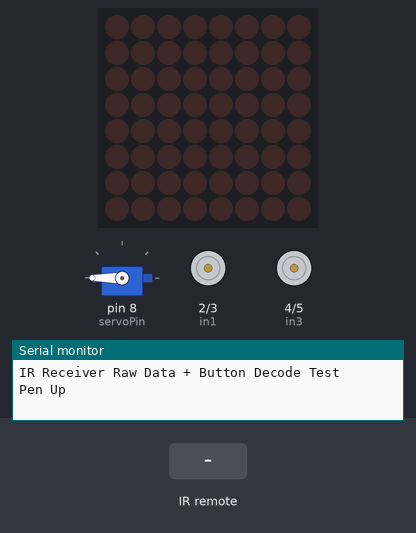
Simulated run of this sketch. Board: Arduino Uno, built with avr-gcc and run on an emulated ATmega328P. Shown: servo, 8×8 LED matrix, motor-driver pin pairs drawn as motors (green arrow = first pin HIGH = forward, orange = second pin HIGH = backward, longer = more drive, scaled by the enable pin), the last lines printed to the serial monitor. Inputs (shaded band) come from the test bench.

Above: at 1.2 s.
1.3 s: infrared code 0xFF629D received
At 3.1 s:
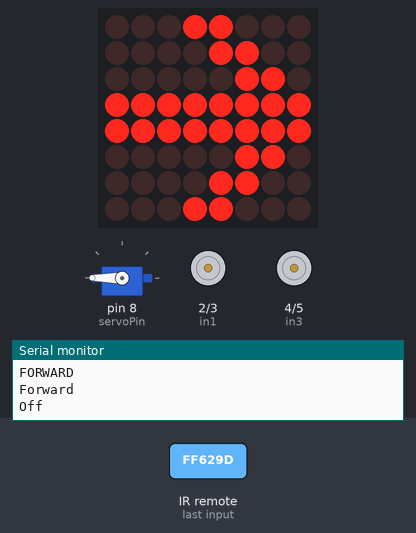
3.4 s: infrared code 0xFFA857 received
At 5.0 s:
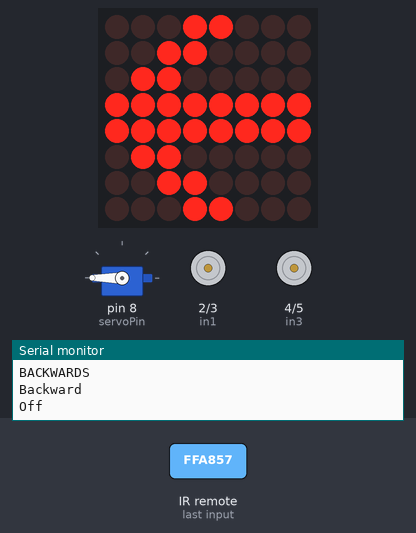
5.5 s: infrared code 0xFFC23D received
At 7.1 s:
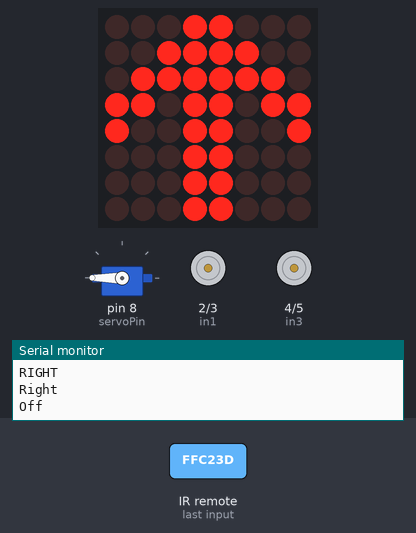
7.4 s: infrared code 0xFF22DD received
At 8.3 s:
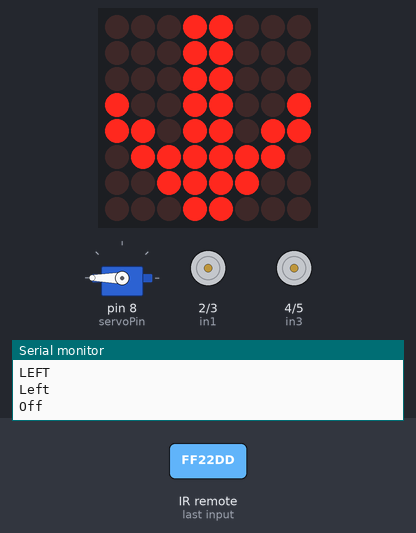
9.3 s: infrared code 0xFF02FD received
At 10.5 s:
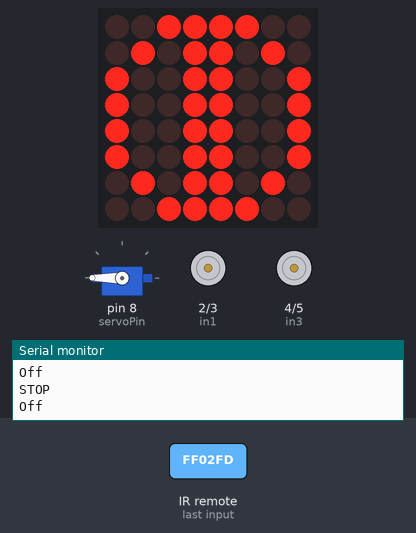
10.8 s: infrared code 0xFFE01F received
At 11.9 s:
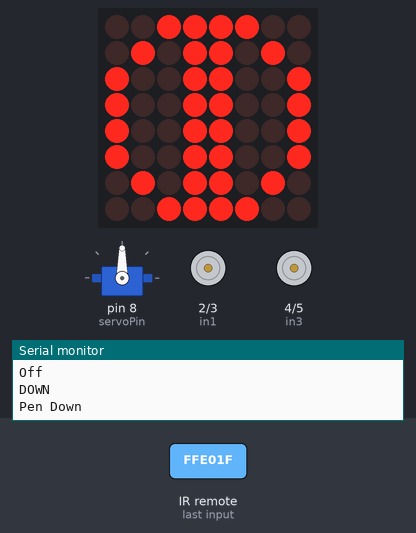
Timing chart, 0 to 13.3 s (numbered marks = the images above; inputs shaded):
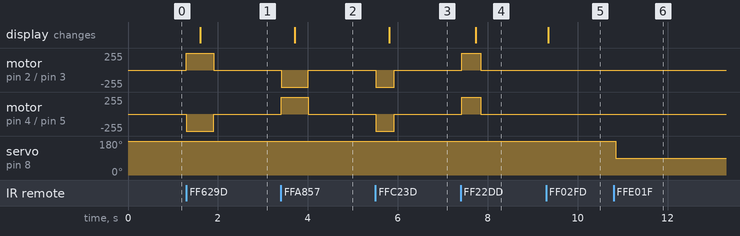

Measured:
- after the input at 1.3 s, motor on pin 2 (in1) / pin 3 (in2): stopped → forward 255/255 at once, → stopped 0.60 s later; motor on pin 4 (in3) / pin 5 (in4): stopped → backward 255/255 at once, → stopped 0.60 s later; the display: changes after 0.30 s (image 1)
- after the input at 3.4 s, motor on pin 2 (in1) / pin 3 (in2): stopped → backward 255/255 at once, → stopped 0.60 s later; motor on pin 4 (in3) / pin 5 (in4): stopped → forward 255/255 at once, → stopped 0.60 s later; the display: changes after 0.30 s (image 2)
- after the input at 5.5 s, motor on pin 2 (in1) / pin 3 (in2), motor on pin 4 (in3) / pin 5 (in4): stopped → backward 255/255 at once, → stopped 0.42 s later; the display: changes after 0.31 s (image 3)
- after the input at 7.4 s, motor on pin 2 (in1) / pin 3 (in2), motor on pin 4 (in3) / pin 5 (in4): stopped → forward 255/255 at once, → stopped 0.42 s later; the display: changes after 0.33 s (image 4)
- after the input at 9.3 s, the display: changes after 0.05 s (image 5)
- after the input at 10.8 s, servo on pin 8 (servoPin): 180° → 90° after 0.05 s

The sketch:

Try_receiver.ino
```cpp
#include <IRremote.h>
#include <LedControlMS.h>
#include <Servo.h>  // servo library


int receiver = 13;
int servoPin = 8;
LedControl lc=LedControl(12,10,9,1);
Servo servo;  // servo control object

//shapes display
byte squareShape[8] = {B11111111,B10000001,B10000001,B10000001,B10000001,B10000001,B10000001,B11111111};
byte circleShape[8] = {B00111100,B01000010,B10000001,B10000001,B10000001,B10000001,B01000010,B00111100};
byte zigzagShape[8] = {B01111110,B00000010,B01111110,B01000000,B01111110,B00000010,B00011110,B00010000};
byte forwardShape[8] = {B00011000,B00001100,B00000110,B11111111,B11111111,B00000110,B00001100,B00011000};
byte backwardShape[8] = {B00011000,B00110000,B01100000,B11111111,B11111111,B01100000,B00110000,B00011000};
byte rightShape[8] = {B00011000,B00111100,B01111110,B11011011,B10011001,B00011000,B00011000,B00011000};
byte leftShape[8] = {B00011000,B00011000,B00011000,B10011001,B11011011,B01111110,B00111100,B00011000};
byte stopShape[8] = {B00111100,B01011010,B10011001,B10011001,B10011001,B10011001,B01011010,B00111100};

//IReceiver
IRrecv irrecv(receiver);           // create instance of 'irrecv'
decode_results results;            // create instance of 'decode_results'

//Motors
// motor one
int enA = 11;
int in1 = 2;
int in2 = 3;
// motor two
int enB = 6;
int in3 = 4;
int in4 = 5;
int speed = 255;
int defaultDuration = 300;

void setup() {
  Serial.begin(9600);
  Serial.println("IR Receiver Raw Data + Button Decode Test");
  irrecv.enableIRIn(); // Start the receiver

  lc.shutdown(0,false);
  /* Set the brightness to a medium values */
  lc.setIntensity(0,8);
  /* and clear the display */
  lc.clearDisplay(0);

  // set all the motor control pins to outputs
  pinMode(enA, OUTPUT);
  pinMode(enB, OUTPUT);
  pinMode(in1, OUTPUT);
  pinMode(in2, OUTPUT);
  pinMode(in3, OUTPUT);
  pinMode(in4, OUTPUT);

  servo.attach(servoPin);

  penUp();
}

//IReceiver
void translateIR() // takes action based on IR code received
// describing Car MP3 IR codes
{

  switch(results.value)

  {

  case 0xFF629D:
    Serial.println("FORWARD");
    forward(defaultDuration);
    displayForward();
    delay(300);
    sstop(1000);
    break;

  case 0xFFA857:
    Serial.println("BACKWARDS");
    backward(defaultDuration);
    displayBackward();
    delay(300);
    sstop(1000);
    break;

  case 0xFFC23D:
    Serial.println("RIGHT");
    right(defaultDuration);
    displayRight();
    delay(120);
    sstop(1000);
    break;

  case 0xFF22DD:
    Serial.println("LEFT");
    left(defaultDuration);
    displayLeft();
    delay(120);
    sstop(1000);
    break;

  case 0xFF02FD:
    Serial.println("STOP");
    displayStop();
    sstop(1000);
    break;

  case 0xFF906F:
    Serial.println("UP");
    penUp();
    break;

  case 0xFFE01F:
    Serial.println("DOWN");
    penDown();
    break;

  case 0xFFA25D:
    Serial.println(" CH-            ");
    break;

  case 0xFFE21D:
    Serial.println(" CH+            ");
    break;

  case 0xFF6897:
    Serial.println(" 0              ");
    break;

  case 0xFF9867:
    Serial.println(" 100+           ");
    break;

  case 0xFFB04F:
    Serial.println(" 200+           ");
    break;

  case 0xFF30CF:
    Serial.println("1");
    displaySquare();
    drawSquare();
    sstop(1000);
    break;

  case 0xFF18E7:
    Serial.println("2");
    displayCircle();
    drawCircle();
    sstop(1000);
    break;

  case 0xFF7A85:
    Serial.println("3");
    displayZigzag();
    drawZigzag();
    sstop(1000);
    break;

  case 0xFF10EF:
    Serial.println("4");
    displayCircle();
    drawBackwardCircle();
    sstop(1000);
    break;

  case 0xFF38C7:
    Serial.println(" 5              ");
    break;

  case 0xFF5AA5:
    Serial.println(" 6              ");
    break;

  case 0xFF42BD:
    Serial.println(" 7              ");
    break;

  case 0xFF4AB5:
    Serial.println(" 8              ");
    break;

  case 0xFF52AD:
    Serial.println(" 9              ");
    break;

  default:
    Serial.println(" other button   ");

  }

  delay(500);
}

//Movement
void set_speed(int pin, int speed)
{
  //if(pin == enA)
  //  analogWrite(pin, 200);
  //else
    digitalWrite(pin, HIGH);
}

void forward(int duration)
{
  Serial.println("Forward");
  digitalWrite(in1, HIGH);
  digitalWrite(in2, LOW);
  set_speed(enA, speed);
  digitalWrite(in3, LOW);
  digitalWrite(in4, HIGH);
  set_speed(enB, speed);
  delay(duration);
}

void backward(int duration)
{
  Serial.println("Backward");
  digitalWrite(in1, LOW);
  digitalWrite(in2, HIGH);
  set_speed(enA, speed);
  digitalWrite(in3, HIGH);
  digitalWrite(in4, LOW);
  set_speed(enB, speed);
  delay(duration);
}

void right(int duration)
{
  Serial.println("Right");
  digitalWrite(in1, LOW);
  digitalWrite(in2, HIGH);
  set_speed(enA, speed);
  digitalWrite(in3, LOW);
  digitalWrite(in4, HIGH);
  set_speed(enB, speed);
  delay(duration);
}

void left(int duration)
{
  Serial.println("Left");
  digitalWrite(in1, HIGH);
  digitalWrite(in2, LOW);
  set_speed(enA, speed);
  digitalWrite(in3, HIGH);
  digitalWrite(in4, LOW);
  set_speed(enB, speed);
  delay(duration);
}

void sstop(int duration)
{
  // now turn off motors
  Serial.println("Off");
  digitalWrite(in1, LOW);
  digitalWrite(in2, LOW);
  digitalWrite(in3, LOW);
  digitalWrite(in4, LOW);

  delay(duration);
}

void drawSquare()
{
  Serial.println("drawSquare start");
  penDown();
  // malben - starts from the lower left corner
  forward(1100);
  right(270);
  forward(800);
  right(270);
  forward(1100);
  right(270);
  forward(800);
  right(270);
  penUp();
}

void drawCircle()
{
  Serial.println("drawCircle start");
  penDown();
  digitalWrite(in1, HIGH);
  digitalWrite(in2, LOW);
  set_speed(enA, speed);
  digitalWrite(in3, HIGH);
  digitalWrite(in4, LOW);
  set_speed(enB, speed);
  delay(1500);
  penUp();
}

void drawBackwardCircle()
{
  Serial.println("drawBackwardCircle start");
  penDown();
  digitalWrite(in1, LOW);
  digitalWrite(in2, HIGH);
  set_speed(enA, speed);
  digitalWrite(in3, LOW);
  digitalWrite(in4, HIGH);
  set_speed(enB, speed);
  delay(1500);
  penUp();
}

void drawZigzag()
{
  Serial.println("drawZigzag start");
  penDown();
  // forward zigzag
  right(100);
  forward(300);
  left(200);
  forward(300);
  right(200);
  forward(300);
  left(200);
  forward(300);
  right(100);
  penUp();
}

//LED shapes
void displaySquare(){
  for(int i=0;i<=7;i++){
    lc.setRow(0,i,squareShape[i]);
  }
}

void displayCircle(){
  for(int i=0;i<=7;i++){
    lc.setRow(0,i,circleShape[i]);
  }
}

void displayZigzag(){
  for(int i=0;i<=7;i++){
    lc.setRow(0,i,zigzagShape[i]);
  }
}

void displayForward(){
  for(int i=0;i<=7;i++){
    lc.setRow(0,i,forwardShape[i]);
  }
}

void displayBackward(){
  for(int i=0;i<=7;i++){
    lc.setRow(0,i,backwardShape[i]);
  }
}

void displayRight(){
  for(int i=0;i<=7;i++){
    lc.setRow(0,i,rightShape[i]);
  }
}

void displayLeft(){
  for(int i=0;i<=7;i++){
    lc.setRow(0,i,leftShape[i]);
  }
}

void displayStop(){
  for(int i=0;i<=7;i++){
    lc.setRow(0,i,stopShape[i]);
  }
}

//Servo
void penDown()
{
  servo.write(90);
  Serial.println("Pen Down");
}

void penUp()
{
  servo.write(180);
  Serial.println("Pen Up");
}


void loop() {

  if (irrecv.decode(&results)) {
    translateIR();
    irrecv.resume();
  }

  //sstop(1000);

}
```
